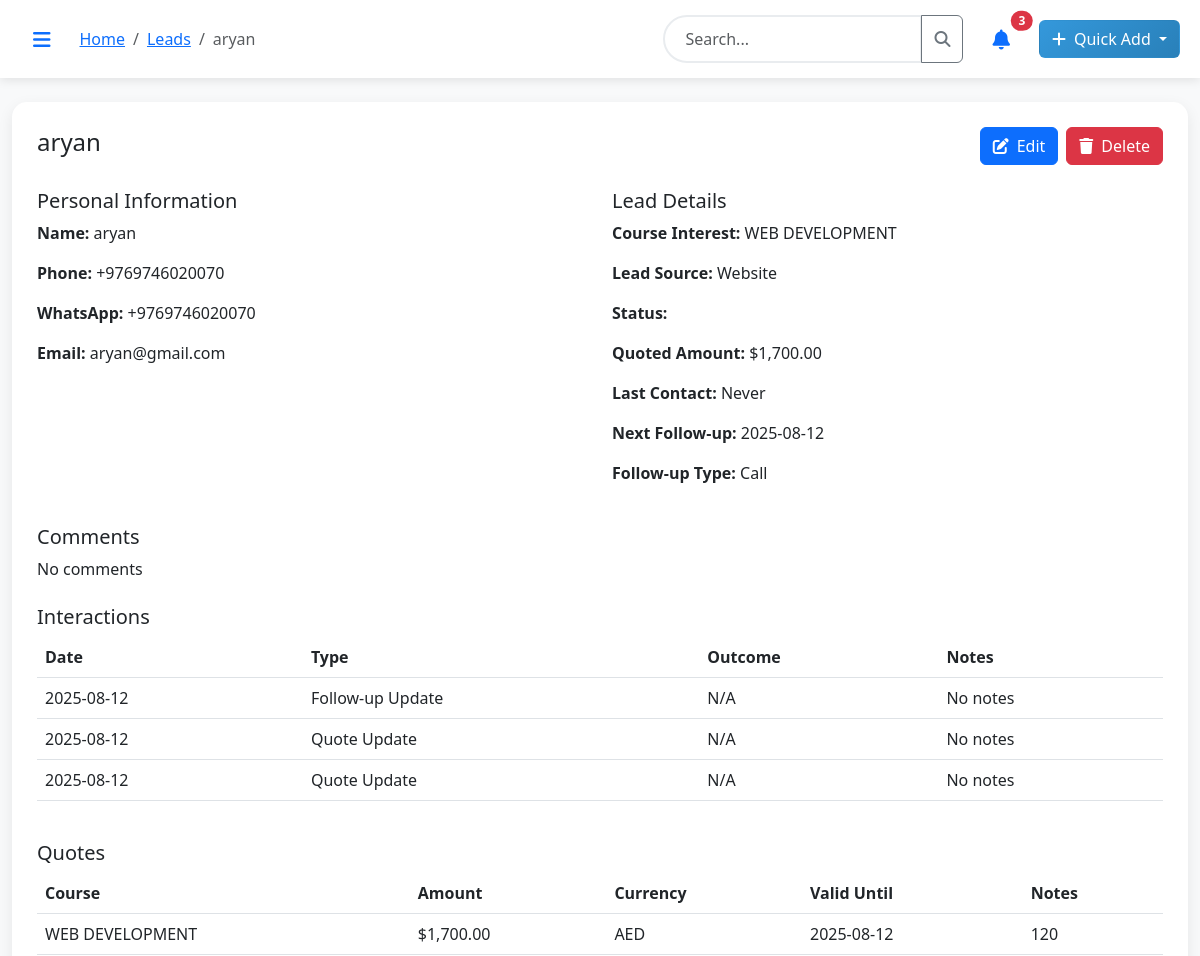
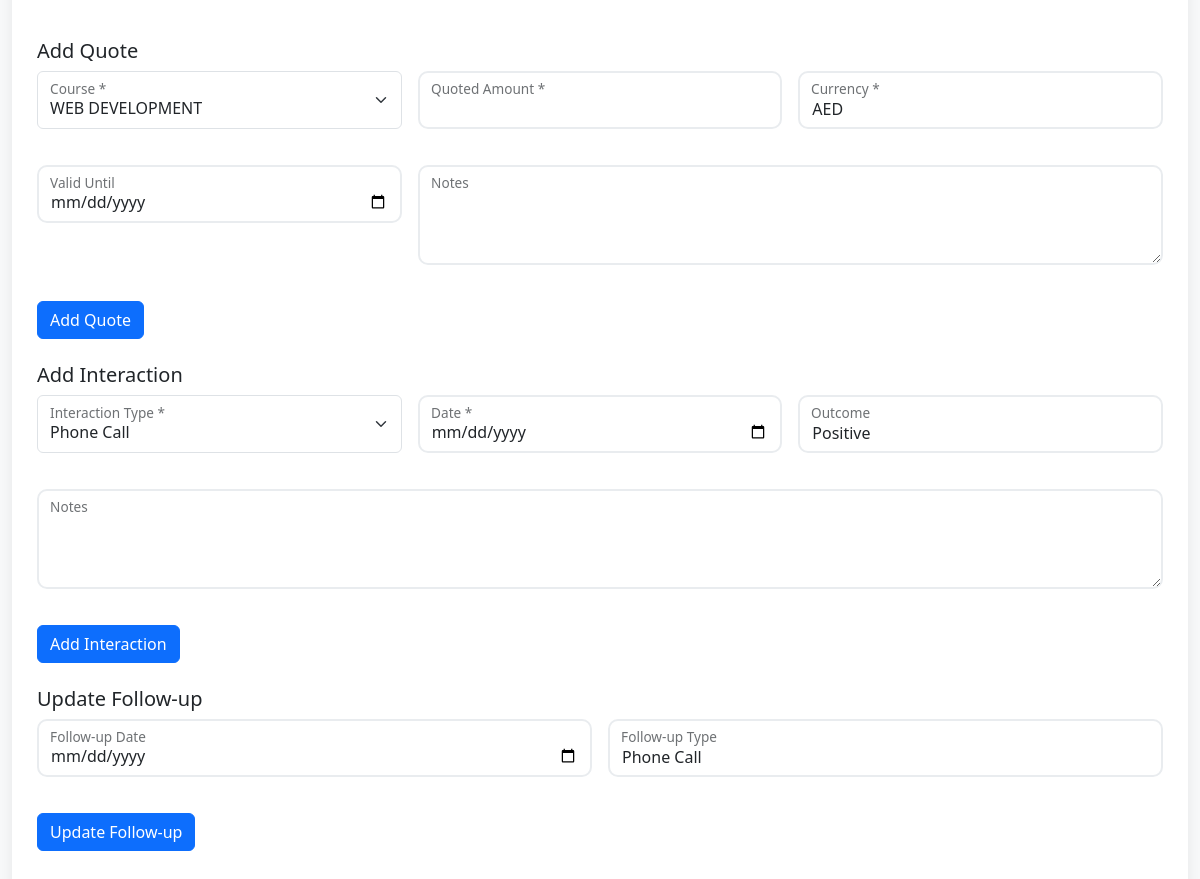
/leads/6/detail (signed in), run on the app's committed database (2 pictures, top to bottom).
### models.py (models this page shows, shortened)
class Lead(db.Model):
    id = db.Column(db.Integer, primary_key=True)
    name = db.Column(db.String(100), nullable=False)
    phone = db.Column(db.String(20), nullable=False)
    whatsapp = db.Column(db.String(20))
    email = db.Column(db.String(120))
    course_interest_id = db.Column(db.Integer, db.ForeignKey('course.id'))
    lead_source = db.Column(db.String(50))
    status = db.Column(db.String(20), default='New')  # New, Contacted, Interested, Quoted, Converted, Lost
    quoted_amount = db.Column(db.Float, default=0.0)
    last_contact_date = db.Column(db.Date)
    next_followup_date = db.Column(db.Date)
    followup_time = db.Column(db.Time)  # New field for time
    followup_type = db.Column(db.String(20))  # Call, Email, WhatsApp, Meeting
    followup_priority = db.Column(db.String(20))  # Low, Medium, High, Urgent
    comments = db.Column(db.Text)
    created_at = db.Column(db.DateTime, default=datetime.utcnow)
    created_by_id = db.Column(db.Integer, db.ForeignKey('user.id'))
    course_interest = db.relationship('Course', backref='interested_leads')
    created_by = db.relationship('User', backref='created_leads')
    interactions = db.relationship('LeadInteraction', backref='lead', lazy='dynamic')

class Course(db.Model):
    id = db.Column(db.Integer, primary_key=True)
    name = db.Column(db.String(200), nullable=False)
    slug = db.Column(db.String(200), unique=True)
    description = db.Column(db.Text)
    price = db.Column(db.Float, nullable=False)
    duration = db.Column(db.String(50))  # e.g., "3 months", "6 weeks"
    duration_type = db.Column(db.String(20))  # weeks, months, days
    category = db.Column(db.String(100))
    is_active = db.Column(db.Boolean, default=True)
    max_students = db.Column(db.Integer, default=20)
    key_points = db.Column(db.Text)  # JSON string of key points
    created_at = db.Column(db.DateTime, default=datetime.utcnow)
    students = db.relationship('Student', backref='course')

class LeadInteraction(db.Model):
    id = db.Column(db.Integer, primary_key=True)
    lead_id = db.Column(db.Integer, db.ForeignKey('lead.id'), nullable=False)
    interaction_type = db.Column(db.String(20), nullable=False)  # Call, Email, WhatsApp, Meeting, Note
    content = db.Column(db.Text)
    interaction_date = db.Column(db.DateTime, default=datetime.utcnow)
    created_by_id = db.Column(db.Integer, db.ForeignKey('user.id'))
    is_important = db.Column(db.Boolean, default=False)
    created_by = db.relationship('User', backref='interactions')

class LeadQuote(db.Model):
    id = db.Column(db.Integer, primary_key=True)
    lead_id = db.Column(db.Integer, db.ForeignKey('lead.id'), nullable=False)
    course_id = db.Column(db.Integer, db.ForeignKey('course.id'), nullable=False)
    quoted_amount = db.Column(db.Float, nullable=False)
    currency = db.Column(db.String(3), default='AED')
    valid_until = db.Column(db.Date, nullable=False)
    quote_notes = db.Column(db.Text)
    status = db.Column(db.String(20), default='Active')  # Active, Accepted, Rejected, Expired
    created_by_id = db.Column(db.Integer, db.ForeignKey('user.id'))
    created_at = db.Column(db.DateTime, default=datetime.utcnow)
    lead = db.relationship('Lead', backref='quotes')
    course = db.relationship('Course', backref='quotes')
    created_by = db.relationship('User', backref='created_quotes')

### routes.py (the view)
@main.route('/leads/<int:id>/detail', endpoint='lead_detail_full')
@login_required
def lead_detail(id):
    lead = Lead.query.get_or_404(id)
    interactions = LeadInteraction.query.filter_by(lead_id=id).order_by(desc(LeadInteraction.interaction_date)).all()
    quotes = LeadQuote.query.filter_by(lead_id=id).order_by(desc(LeadQuote.created_at)).all()
    quote_form = LeadQuoteForm()
    quote_form.course_id.choices = [(c.id, c.name) for c in Course.query.filter_by(is_active=True).all()]
    interaction_form = LeadInteractionForm()
    followup_form = LeadFollowupForm()
    return render_template('leads/detail.html',
                         lead=lead,
                         interactions=interactions,
                         quotes=quotes,
                         quote_form=quote_form,
                         interaction_form=interaction_form,
                         followup_form=followup_form)

### forms.py
class LeadQuoteForm(FlaskForm):
    course_id = SelectField('Course', coerce=int, validators=[DataRequired()])
    quoted_amount = FloatField('Quote Amount', validators=[DataRequired(), NumberRange(min=0)])
    currency = SelectField('Currency', choices=[
        ('AED', 'AED'),
        ('USD', 'USD'),
        ('EUR', 'EUR'),
        ('SAR', 'SAR')
    ], default='AED')
    valid_until = DateField('Valid Until', validators=[DataRequired()])
    quote_notes = TextAreaField('Quote Notes', validators=[Optional()])

class LeadInteractionForm(FlaskForm):
    interaction_type = SelectField('Type', choices=[
        ('Call', 'Phone Call'),
        ('Email', 'Email'),
        ('WhatsApp', 'WhatsApp'),
        ('Meeting', 'In-Person Meeting'),
        ('SMS', 'SMS'),
        ('Other', 'Other')
    ], validators=[DataRequired()])
    interaction_date = DateField('Date', validators=[DataRequired()])
    notes = TextAreaField('Notes', validators=[DataRequired(), Length(min=10, max=1000)])
    outcome = SelectField('Outcome', choices=[
        ('Positive', 'Positive'),
        ('Neutral', 'Neutral'),
        ('Negative', 'Negative'),
        ('No Response', 'No Response'),
        ('Follow-up Needed', 'Follow-up Needed')
    ])

### app.py (called while the page is built)
@login_manager.user_loader
def load_user(user_id):
    from models import User
    return User.query.get(int(user_id))

### templates/leads/detail.html (shortened to what this page needs)
{% extends "base.html" %}
{% block breadcrumb %}
{{ super() }}
<li class="breadcrumb-item"><a href="{{ url_for('main.leads') }}">Leads</a></li>
<li class="breadcrumb-item active">{{ lead.name }}</li>
{% endblock %}
{% block content %}
<div class="row mb-4">
    <div class="col-12">
        <div class="dashboard-card">
            <div class="d-flex justify-content-between align-items-center mb-4">
                <h4>{{ lead.name }}</h4>
                <div class="d-flex gap-2">
                    <a href="{{ url_for('main.edit_lead', id=lead.id) }}" class="btn btn-primary">
                        <i class="fas fa-edit me-2"></i>Edit
                    </a>
                    <a href="{{ url_for('main.delete_lead', id=lead.id) }}" class="btn btn-danger" onclick="return confirm('Are you sure you want to delete this lead?')">
                        <i class="fas fa-trash me-2"></i>Delete
                    </a>
                </div>
            </div>
            <div class="row mb-4">
                <div class="col-md-6">
                    <h5>Personal Information</h5>
                    <p><strong>Name:</strong> {{ lead.name }}</p>
                    <p><strong>Phone:</strong> {{ lead.phone }}</p>
                    <p><strong>WhatsApp:</strong> {{ lead.whatsapp or 'Not specified' }}</p>
                    <p><strong>Email:</strong> {{ lead.email or 'Not specified' }}</p>
                </div>
                <div class="col-md-6">
                    <h5>Lead Details</h5>
                    <p><strong>Course Interest:</strong> {{ lead.course_interest.name if lead.course_interest else 'Not specified' }}</p>
                    <p><strong>Lead Source:</strong> {{ lead.lead_source or 'Not specified' }}</p>
                    <p><strong>Status:</strong> <span class="badge bg-{{ lead.status.lower() }}">{{ lead.status }}</span></p>
                    <p><strong>Quoted Amount:</strong> ${{ "{:,.2f}".format(lead.quoted_amount) if lead.quoted_amount > 0 else 'Not quoted' }}</p>
                    <p><strong>Last Contact:</strong> {{ lead.last_contact_date.strftime('%Y-%m-%d') if lead.last_contact_date else 'Never' }}</p>
                    <p><strong>Next Follow-up:</strong> {{ lead.next_followup_date.strftime('%Y-%m-%d') if lead.next_followup_date else 'Not set' }}</p>
                    <p><strong>Follow-up Type:</strong> {{ lead.followup_type or 'Not specified' }}</p>
                </div>
            </div>
            <div class="mb-4">
                <h5>Comments</h5>
                <p>{{ lead.comments or 'No comments' }}</p>
            </div>
            <div class="mb-4">
                <h5>Interactions</h5>
                {% if interactions %}
                <div class="table-responsive">
                    <table class="table table-hover">
                        <thead>
                            <tr>
                                <th>Date</th>
                                <th>Type</th>
                                <th>Outcome</th>
                                <th>Notes</th>
                            </tr>
                        </thead>
                        <tbody>
                            {% for interaction in interactions %}
                            <tr>
                                <td>{{ interaction.interaction_date.strftime('%Y-%m-%d') }}</td>
                                <td>{{ interaction.interaction_type }}</td>
                                <td>{{ interaction.outcome or 'N/A' }}</td>
                                <td>{{ interaction.notes or 'No notes' }}</td>
                            </tr>
                            {% endfor %}
                        </tbody>
                    </table>
                </div>
                {% else %}
                <p class="text-muted">No interactions recorded.</p>
                {% endif %}
            </div>
            <div class="mb-4">
                <h5>Quotes</h5>
                {% if quotes %}
                <div class="table-responsive">
                    <table class="table table-hover">
                        <thead>
                            <tr>
                                <th>Course</th>
                                <th>Amount</th>
                                <th>Currency</th>
                                <th>Valid Until</th>
                                <th>Notes</th>
                            </tr>
                        </thead>
                        <tbody>
                            {% for quote in quotes %}
                            <tr>
                                <td>{{ quote.course.name if quote.course else 'N/A' }}</td>
                                <td>${{ "{:,.2f}".format(quote.quoted_amount) }}</td>
                                <td>{{ quote.currency }}</td>
                                <td>{{ quote.valid_until.strftime('%Y-%m-%d') if quote.valid_until else 'N/A' }}</td>
                                <td>{{ quote.quote_notes or 'No notes' }}</td>
                            </tr>
                            {% endfor %}
                        </tbody>
                    </table>
                </div>
                {% else %}
                <p class="text-muted">No quotes recorded.</p>
                {% endif %}
            </div>
            <div class="mb-4">
                <h5>Add Quote</h5>
                <form method="POST" action="{{ url_for('main.add_lead_quote', id=lead.id) }}">
                    <div class="row g-3">
                        <div class="col-md-4">
                            <div class="form-floating">
                                {{ quote_form.course_id(class="form-select") }}
                                <label for="course_id">Course *</label>
                            </div>
                        </div>
                        <div class="col-md-4">
                            <div class="form-floating">
                                {{ quote_form.quoted_amount(class="form-control") }}
                                <label for="quoted_amount">Quoted Amount *</label>
                            </div>
                        </div>
                        <div class="col-md-4">
                            <div class="form-floating">
                                {{ quote_form.currency(class="form-control") }}
                                <label for="currency">Currency *</label>
                            </div>
                        </div>
                        <div class="col-md-4">
                            <div class="form-floating">
                                {{ quote_form.valid_until(class="form-control") }}
                                <label for="valid_until">Valid Until</label>
                            </div>
                        </div>
                        <div class="col-md-8">
                            <div class="form-floating">
                                {{ quote_form.quote_notes(class="form-control", style="height: 100px") }}
                                <label for="quote_notes">Notes</label>
                            </div>
                        </div>
                        <div class="col-12">
                            <button type="submit" class="btn btn-primary">Add Quote</button>
                        </div>
                    </div>
                </form>
            </div>
            <div class="mb-4">
                <h5>Add Interaction</h5>
                <form method="POST" action="{{ url_for('main.add_lead_interaction', id=lead.id) }}">
                    <div class="row g-3">
                        <div class="col-md-4">
                            <div class="form-floating">
                                {{ interaction_form.interaction_type(class="form-select") }}
                                <label for="interaction_type">Interaction Type *</label>
                            </div>
                        </div>
                        <div class="col-md-4">
                            <div class="form-floating">
                                {{ interaction_form.interaction_date(class="form-control") }}
                                <label for="interaction_date">Date *</label>
                            </div>
                        </div>
                        <div class="col-md-4">
                            <div class="form-floating">
                                {{ interaction_form.outcome(class="form-control") }}
                                <label for="outcome">Outcome</label>
                            </div>
                        </div>
                        <div class="col-12">
                            <div class="form-floating">
                                {{ interaction_form.notes(class="form-control", style="height: 100px") }}
                                <label for="notes">Notes</label>
                            </div>
                        </div>
                        <div class="col-12">
                            <button type="submit" class="btn btn-primary">Add Interaction</button>
                        </div>
                    </div>
                </form>
            </div>
            <div class="mb-4">
                <h5>Update Follow-up</h5>
                <form method="POST" action="{{ url_for('main.update_lead_followup', id=lead.id) }}">
                    <div class="row g-3">
                        <div class="col-md-6">
                            <div class="form-floating">
                                {{ followup_form.followup_date(class="form-control") }}
                                <label for="followup_date">Follow-up Date</label>
                            </div>
                        </div>
                        <div class="col-md-6">
                            <div class="form-floating">
                                {{ followup_form.followup_type(class="form-control") }}
                                <label for="followup_type">Follow-up Type</label>
                            </div>
                        </div>
                        <div class="col-12">
                            <button type="submit" class="btn btn-primary">Update Follow-up</button>
                        </div>
                    </div>
                </form>
            </div>
        </div>
    </div>
</div>
{% endblock %}

### static/css/style.css (style rules this page uses)
:root { --primary-color: #3498db; --secondary-color: #2c3e50; --success-color: #27ae60; --warning-color: #f39c12; --danger-color: #e74c3c; --info-color: #17a2b8; --light-bg: #f8f9fa; --dark-bg: #343a40; }
body { font-family: 'Segoe UI', Tahoma, Geneva, Verdana, sans-serif; background-color: var(--light-bg); }
.dashboard-card { background: white; border-radius: 15px; padding: 25px; box-shadow: 0 5px 15px rgba(0, 0, 0, 0.08); transition: transform 0.3s ease, box-shadow 0.3s ease; border: none; }
.form-floating { margin-bottom: 20px; }
.form-control { border-radius: 10px; border: 2px solid #e9ecef; transition: all 0.3s ease; }

### data on the page
Lead: name "aryan", phone "+9769746020070", whatsapp "+9769746020070", email "aryan@gmail.com", lead_source "Website", quoted_amount "1,700.00", last_contact_date "Never", next_followup_date "2025-08-12", followup_type "Call", comments "No comments"
Course: course_interest "WEB DEVELOPMENT"
LeadInteraction: interaction_date "2025-08-12", interaction_type "Follow-up Update", outcome "N/A", notes "No notes"
LeadInteraction: interaction_date "2025-08-12", interaction_type "Quote Update", outcome "N/A", notes "No notes"
LeadInteraction: interaction_date "2025-08-12", interaction_type "Quote Update", outcome "N/A", notes "No notes"
LeadQuote: course "WEB DEVELOPMENT", quoted_amount "1,700.00", currency "AED", valid_until "2025-08-12", quote_notes "120"
